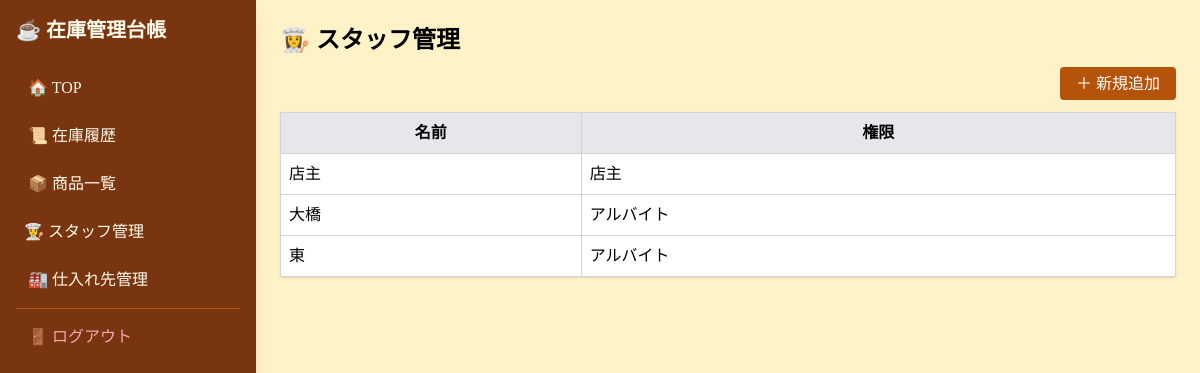
The app's page /users (signed in) with its own data.
### tables this page shows
CREATE TABLE users (
    id INTEGER PRIMARY KEY AUTOINCREMENT,
    name TEXT NOT NULL,
    role TEXT,
    created_at DATETIME DEFAULT CURRENT_TIMESTAMP
, password TEXT);

### app.py (the view)
@app.route("/users")
@login_required
def users_list():
    if session.get("role") != "owner":
        return "権限がありません", 403
    conn = get_db_connection()
    users = conn.execute("SELECT id, name, role FROM users").fetchall()
    conn.close()
    return render_template("users.html", users=users)

### app.py (called while the page is built)
def get_db_connection():
    conn = sqlite3.connect(DB_PATH)
    conn.row_factory = sqlite3.Row
    return conn

def login_required(f):
    @wraps(f)
    def decorated_function(*args, **kwargs):
        if "user_id" not in session:
            return redirect(url_for("login"))
        return f(*args, **kwargs)
    return decorated_function

### templates/users.html
{% extends "base.html" %}
{% block content %}
<h1 class="text-2xl font-bold mb-4">👩‍🍳 スタッフ管理</h1>
<div class="mb-4 text-right">
  <a href="/users/add" class="bg-amber-700 text-white px-4 py-2 rounded">
    ＋ 新規追加
  </a>
</div>
<table class="mt-4 bg-white shadow rounded w-full border border-gray-300">
  <tr class="bg-gray-200">
    <th class="p-2 border border-gray-300">名前</th>
    <th class="p-2 border border-gray-300">権限</th>
  </tr>
  {% set role_labels = {'owner': '店主', 'staff': 'アルバイト'} %}
  {% for u in users %}
  <tr class="hover:bg-amber-50">
    <td class="p-2 border border-gray-300">{{ u.name }}</td>
    <td class="p-2 border border-gray-300">
      {{ role_labels.get(u.role, u.role) }}
    </td>
  </tr>
  {% endfor %}
</table>
{% endblock %}

### templates/base.html (style rules this page uses)
body { font-family: "Noto Serif JP", serif; }

### records on screen
users: name "店主", get "店主"
users: name "大橋", get "アルバイト"
users: name "東", get "アルバイト"
